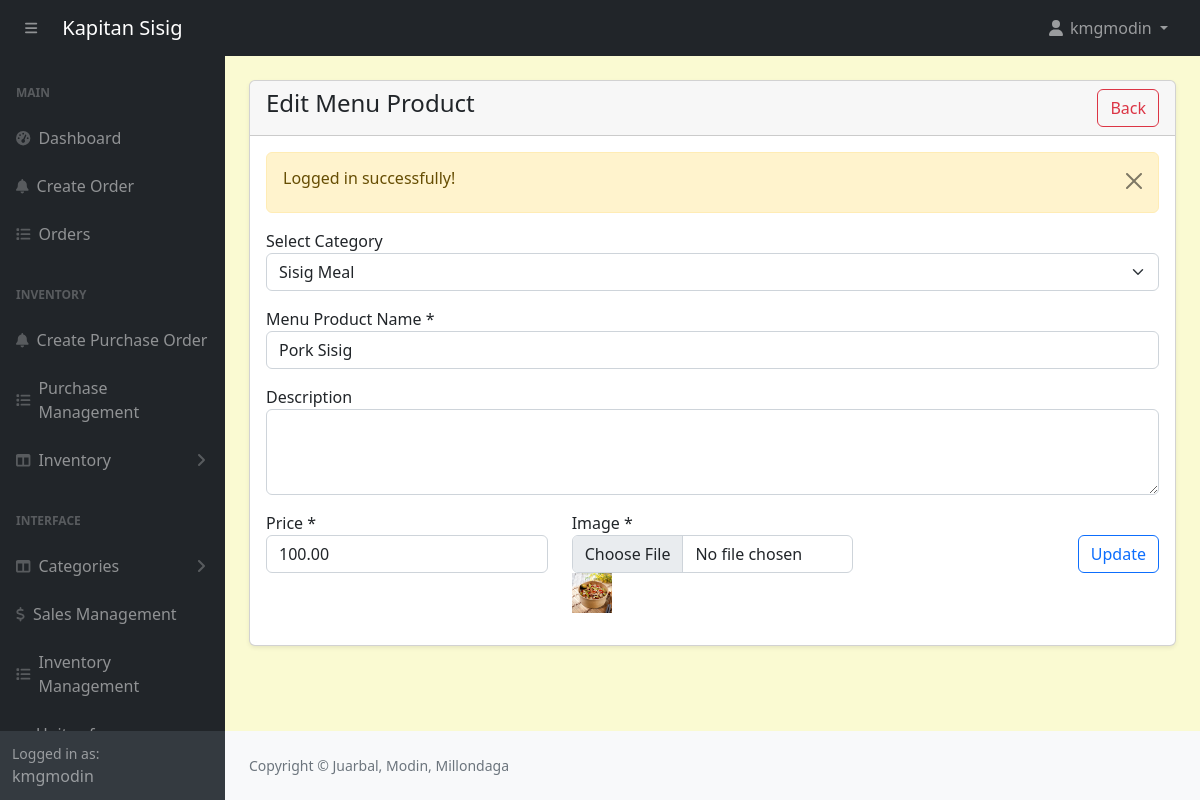
/admin/products-edit.php?id=5 (signed in), run on the app's committed database.
### tables this page shows
CREATE TABLE `products` (
  `id` int(11) NOT NULL,
  `category_id` int(11) NOT NULL,
  `productname` varchar(191) NOT NULL,
  `description` varchar(191) NOT NULL,
  `price` decimal(10,2) NOT NULL,
  `image` varchar(255) NOT NULL,
  `created_at` date NOT NULL DEFAULT current_timestamp(),
  `quantity` int(11) NOT NULL
);

CREATE TABLE `categories` (
  `id` int(11) NOT NULL,
  `name` varchar(191) NOT NULL,
  `status` tinyint(4) NOT NULL DEFAULT 0
);

### admin/products-edit.php (the view, shortened to what this page needs)
<?php include('includes/header.php'); ?>
<div class="container-fluid px-4 pb-4">
    <div class="card mt-4 shadow-sm">
        <div class="card-header">
            <h4 class="mb-0">Edit Menu Product
                <a href="products.php" class = "btn btn-outline-danger float-end">Back</a>
            </h4>
        </div>
        <div class="card-body">
            <form action="code.php" method="POST" enctype="multipart/form-data">
            <?php
                $paramValue = checkParam('id');
                $productData = getById('products', $paramValue);
                if($productData){
                    if($productData['status'] == 200) {
                        ?>
                        <div class="row">
                            <div class="col-md-12 mb-3">
                                <label for="">Select Category</label>
                                <select name="category_id" class="form-select">
                                    <?php
                                    $categories = getAll('categories');
                                    if($categories) {
                                        if(mysqli_num_rows($categories) > 0) {
                                            foreach($categories as $cItem) {
                                                ?>
                                                    <option value="<?= $cItem['id']; ?>" <?= $productData['data']['category_id'] == $cItem['id'] ? 'selected':''; ?>>
                                                    <?= $cItem['name']; ?>
                                                    </option>';
                                                <?php
                                            }
                                        } else {
                                            echo '<option value="">No categories found!</option>';
                                        }
                                    } else {
                                        echo '<option value="">Something went wrong.</option>';
                                    }
                                    ?>
                                </select>
                            </div>
                            <div class="col-md-12 mb-3">
                                <label for="">Menu Product Name *</label>
                                <input type="text" name="productname" value="<?= $productData['data']['productname']; ?>" class="form-control" />
                            </div>
                            <div class="col-md-12 mb-3">
                                <label>Description</label>
                                <textarea name="description" class="form-control" rows="3"><?= $productData['data']['description']; ?></textarea>
                            </div>
                            <div class="col-md-4 mb-3">
                                <label for="">Price *</label>
                                <input type="number" name="price" value="<?= $productData['data']['price']; ?>" class="form-control" />
                            </div>
                            <div class="col-md-4 mb-3">
                                <label for="">Image *</label>
                                <input type="file" name="image" class="form-control" />
                                <img src="../<?= $productData['data']['image']; ?>" style="width:40px;height:40px;" alt="product image" />
                            </div>
                            <div class="col-md-4 mb-3 text-end">
                                <br />
                                <button type="submit" name="updateProduct" class="btn btn-outline-primary">Update</button>
                            </div>
                        </div>
                        <?php
                    } else {
                        echo '<h5'.$productData>['message'].'</h5>';
                    }
                } else {
                    echo 'Something went wrong.';
                    return false;
                }
            ?>
            </form>
        </div>
    </div>
</div>
<?php include('includes/footer.php'); ?>

### admin/assets/css/custom.css (style rules this page uses)
body { margin: 0; font-family: system-ui, -apple-system, "Segoe UI", Roboto, "Helvetica Neue", "Noto Sans", "Liberation Sans", Arial, sans-serif; font-size: 1rem; font-weight: 400; line-height: 1.5; color: #212529; text-align: left; background-color: #FAFAD2; -webkit-text-size-adjust: 100%; -webkit-tap-highlight-color: rgba(0, 0, 0, 0); }

### data on the page
products: category_id "Sisig Meal", productname "Pork Sisig", price "100.00"

### other printed values
$_SESSION['loggedInUser']['username'] "kmgmodin"
$_SESSION['message'] "Logged in successfully!"
